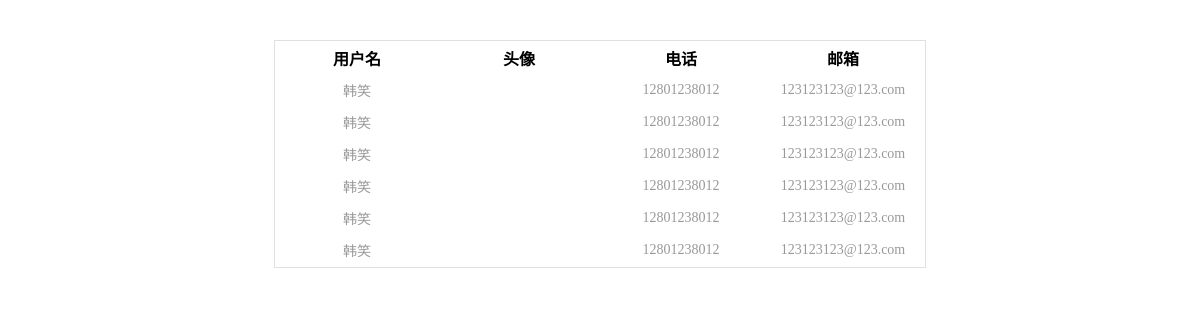
Screenshot of /mycms/mycms/admin/friends.php with the database file from the repository.
### tables this page shows
CREATE TABLE IF NOT EXISTS `friend` (
  `id` int(11) NOT NULL AUTO_INCREMENT,
  `tel` varchar(11) NOT NULL,
  `email` varchar(30) NOT NULL,
  `limits` int(10) NOT NULL,
  `portrait` varchar(30) NOT NULL,
  `names` varchar(30) NOT NULL,
  `user` varchar(10) NOT NULL,
  `pass` varchar(30) NOT NULL,
  PRIMARY KEY (`id`),
  UNIQUE KEY `user` (`user`)
);

### mycms/mycms/admin/friends.php (the view, shortened to what this page needs)
<?php
include "common.php";
$sql="select * from friend";
$result=$db->query($sql);
?>
<!doctype html>
<html lang="en">
<head>
</head>
<body>
<table>
    <tr>
        <th>用户名</th>
        <th>头像</th>
        <th>电话</th>
        <th>邮箱</th>
    </tr>
    <?php while ($row=$result->fetch_assoc()){?>
        <tr>
            <td><?php echo $row['names']?></td>
            <td><img src="<?php echo $row['portrait']?>" alt="" style="width: 140px;"></td>
            <td><?php echo $row['tel']?></td>
            <td><?php echo  $row['email'];?></td>
        </tr>
    <?php } ?>
</table>
</body>
</html>

### mycms/mycms/admin/friends.php (style rules this page uses)
* { margin:0; padding:0; text-decoration: none; }
table { margin:40px auto; border:1px solid #E0E0E0; }
th { width:160px; height:30px; text-align: center; font-size: 16px; background-color: #ffffff; }
td { width:160px; text-align: center; height:30px; margin-top:6px; font-size: 14px; color: #999; background-color: #ffffff; }

### rows the page displays
friend: names "韩笑", tel "12801238012", email "123123123@123.com"
friend: names "韩笑", tel "12801238012", email "123123123@123.com"
friend: names "韩笑", tel "12801238012", email "123123123@123.com"
friend: names "韩笑", tel "12801238012", email "123123123@123.com"
friend: names "韩笑", tel "12801238012", email "123123123@123.com"
friend: names "韩笑", tel "12801238012", email "123123123@123.com"
